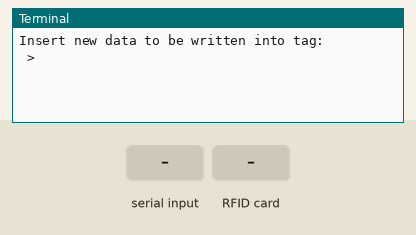
Recording of a program running on a simulated Raspberry Pi (header pin numbers). On the bench: the last lines printed to the terminal. Inputs (shaded band) come from the test bench. At 2.8 s the program stops and its outputs stay as they are.

Above: at 1.2 s.
1.3 s: "1" typed at the terminal, then Enter
At 2.5 s:
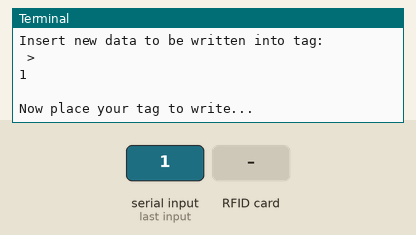
2.8 s: RFID card 5E 7A 19 C4 held to the reader
At 3.7 s:
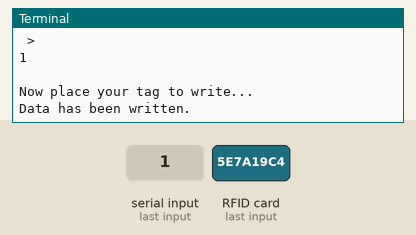

The program:

rfid-writer.py
```python
import RPi.GPIO as GPIO
from mfrc522 import SimpleMFRC522

def main():
    reader = SimpleMFRC522()
    try:
        print('Insert new data to be written into tag:')
        data = input(' > ')
        print("\nNow place your tag to write...")
        reader.write(data)
        print("Data has been written.")
    finally:
            GPIO.cleanup()

if __name__ == '__main__':
    main()
```

Measured:
- after the input at 1.3 s, the terminal: prints a new line at once (image 1)
- after the input at 2.8 s, the terminal: prints a new line at once (image 2)
